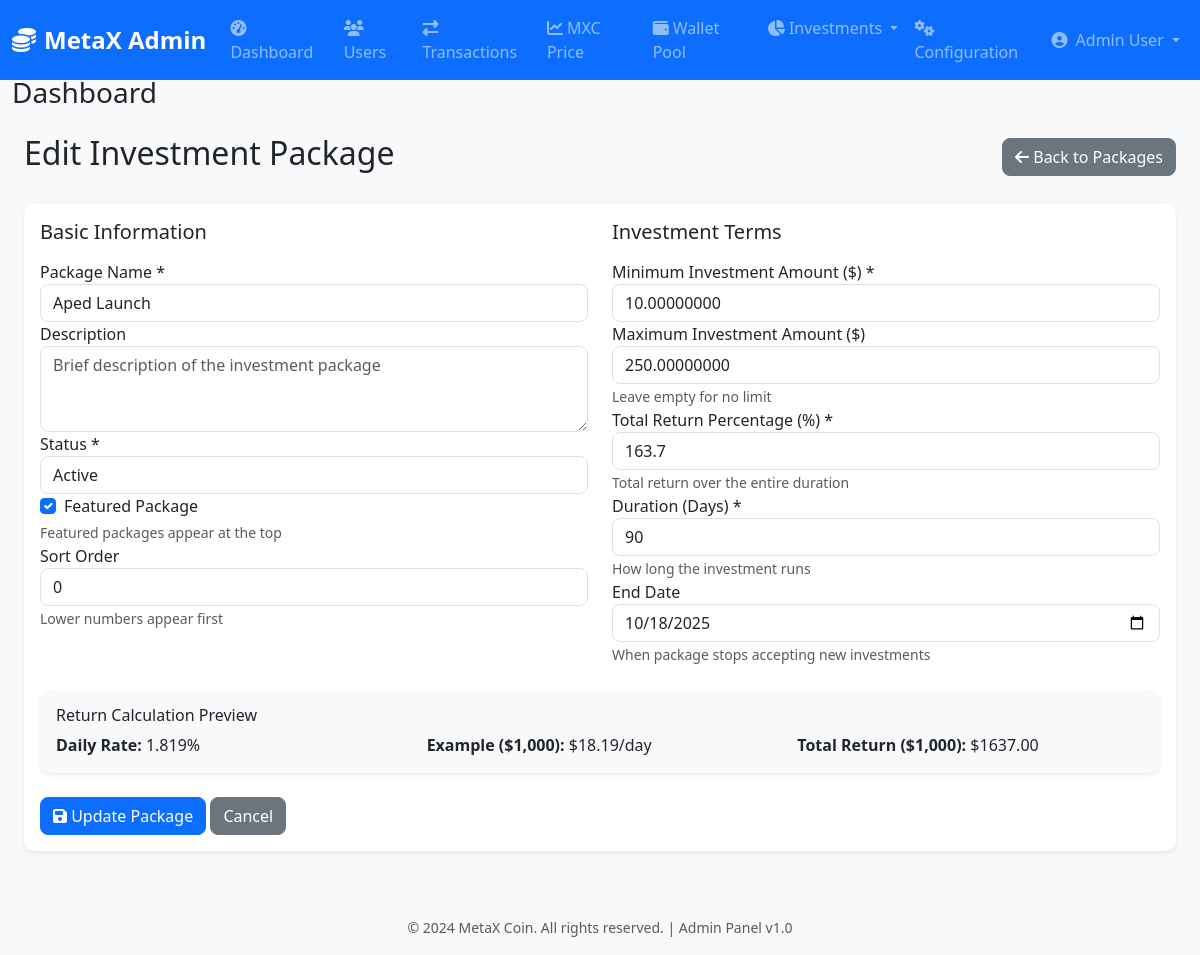
The page /admin/investments/packages/1/edit (signed in) on the database its author committed.
### models/investment.py (models this page shows, shortened)
class InvestmentPackage(db.Model):
    __tablename__ = 'investment_packages'
    id = db.Column(db.Integer, primary_key=True)
    name = db.Column(db.String(100), nullable=False)
    description = db.Column(db.Text)
    min_amount = db.Column(db.Numeric(20, 8), nullable=False)
    max_amount = db.Column(db.Numeric(20, 8))
    total_return_percentage = db.Column(db.Float, nullable=False)  # 25.0 = 25%
    duration_days = db.Column(db.Integer, nullable=False)  # 180 days
    end_date = db.Column(db.Date)     # When package stops accepting investments
    status = db.Column(db.Enum(PackageStatus), default=PackageStatus.ACTIVE, nullable=False)
    is_featured = db.Column(db.Boolean, default=False)
    sort_order = db.Column(db.Integer, default=0)
    created_by = db.Column(db.Integer, db.ForeignKey('users.id'))
    created_at = db.Column(db.DateTime, default=datetime.utcnow, nullable=False)
    updated_at = db.Column(db.DateTime, default=datetime.utcnow, onupdate=datetime.utcnow)
    investments = db.relationship('UserInvestment', backref='package', lazy='dynamic')

### admin/investment_routes.py (the view, shortened to what this page needs)
@admin_investment_bp.route('/packages/<int:package_id>/edit', methods=['GET', 'POST'])
@admin_session_required
def edit_package(package_id):
    package = InvestmentPackage.query.get_or_404(package_id)
    return render_template('admin/edit_package.html', package=package)

### auth/routes.py (called while the page is built)
@auth_bp.before_app_request
def check_if_token_revoked():
    try:
        if request.endpoint and 'auth' in request.endpoint:
            jti = get_jwt().get('jti')
            if jti in blacklisted_tokens:
                return jsonify({'error': 'Token has been revoked'}), 401
    except:
        pass  # No JWT in request

### auth/utils.py (called while the page is built)
def admin_session_required(f):
    @wraps(f)
    def decorated_function(*args, **kwargs):
        from flask import session, redirect, url_for, flash
        if 'admin_user_id' not in session or 'admin_access_token' not in session:
            flash('Please log in to access the admin panel', 'warning')
            return redirect(url_for('admin_web.login'))
        user = User.query.get(session['admin_user_id'])
        if not user or not user.is_admin or not user.is_active:
            session.clear()
            flash('Your session has expired. Please log in again.', 'warning')
            return redirect(url_for('admin_web.login'))
        return f(*args, **kwargs)
    return decorated_function

### templates/admin/edit_package.html (shortened to what this page needs)
{% extends "admin/base.html" %}
{% block content %}
<div class="container-fluid">
    <div class="row">
        <div class="col-12">
            <div class="d-flex justify-content-between align-items-center mb-4">
                <h2>Edit Investment Package</h2>
                <a href="{{ url_for('admin_investment.list_packages') }}" class="btn btn-secondary">
                    <i class="fas fa-arrow-left"></i> Back to Packages
                </a>
            </div>
            <div class="card">
                <div class="card-body">
                    <form method="POST">
                        <div class="row">
                            <div class="col-md-6">
                                <h5 class="mb-3">Basic Information</h5>
                                <div class="form-group">
                                    <label for="name">Package Name *</label>
                                    <input type="text" class="form-control" id="name" name="name" required
                                           value="{{ package.name }}" placeholder="e.g., MXC Launch Package">
                                </div>
                                <div class="form-group">
                                    <label for="description">Description</label>
                                    <textarea class="form-control" id="description" name="description" rows="3"
                                              placeholder="Brief description of the investment package">{{ package.description or '' }}</textarea>
                                </div>
                                <div class="form-group">
                                    <label for="status">Status *</label>
                                    <select class="form-control" id="status" name="status" required>
                                        <option value="active" {% if package.status.value == 'active' %}selected{% endif %}>Active</option>
                                    </select>
                                </div>
                                <div class="form-group">
                                    <div class="form-check">
                                        <input type="checkbox" class="form-check-input" id="is_featured" name="is_featured"
                                               {% if package.is_featured %}checked{% endif %}>
                                        <label class="form-check-label" for="is_featured">
                                            Featured Package
                                        </label>
                                    </div>
                                    <small class="form-text text-muted">Featured packages appear at the top</small>
                                </div>
                                <div class="form-group">
                                    <label for="sort_order">Sort Order</label>
                                    <input type="number" class="form-control" id="sort_order" name="sort_order"
                                           value="{{ package.sort_order }}" min="0" placeholder="0">
                                    <small class="form-text text-muted">Lower numbers appear first</small>
                                </div>
                            </div>
                            <div class="col-md-6">
                                <h5 class="mb-3">Investment Terms</h5>
                                <div class="form-group">
                                    <label for="min_amount">Minimum Investment Amount ($) *</label>
                                    <input type="number" class="form-control" id="min_amount" name="min_amount"
                                           step="0.01" min="1" required value="{{ package.min_amount }}" placeholder="100.00">
                                </div>
                                <div class="form-group">
                                    <label for="max_amount">Maximum Investment Amount ($)</label>
                                    <input type="number" class="form-control" id="max_amount" name="max_amount"
                                           step="0.01" min="1" value="{{ package.max_amount or '' }}" placeholder="10000.00">
                                    <small class="form-text text-muted">Leave empty for no limit</small>
                                </div>
                                <div class="form-group">
                                    <label for="total_return_percentage">Total Return Percentage (%) *</label>
                                    <input type="number" class="form-control" id="total_return_percentage"
                                           name="total_return_percentage" step="0.1" min="0" max="1000" required
                                           value="{{ package.total_return_percentage }}" placeholder="25.0">
                                    <small class="form-text text-muted">Total return over the entire duration</small>
                                </div>
                                <div class="form-group">
                                    <label for="duration_days">Duration (Days) *</label>
                                    <input type="number" class="form-control" id="duration_days" name="duration_days"
                                           min="1" max="3650" required value="{{ package.duration_days }}" placeholder="180">
                                    <small class="form-text text-muted">How long the investment runs</small>
                                </div>
                                <div class="form-group">
                                    <label for="end_date">End Date</label>
                                    <input type="date" class="form-control" id="end_date" name="end_date"
                                           value="{{ package.end_date.strftime('%Y-%m-%d') if package.end_date else '' }}">
                                    <small class="form-text text-muted">When package stops accepting new investments</small>
                                </div>
                            </div>
                        </div>
                        <div class="row mt-4">
                            <div class="col-12">
                                <div class="card bg-light">
                                    <div class="card-body">
                                        <h6>Return Calculation Preview</h6>
                                        <div class="row">
                                            <div class="col-md-4">
                                                <strong>Daily Rate:</strong> <span id="daily_rate">0.000%</span>
                                            </div>
                                            <div class="col-md-4">
                                                <strong>Example ($1,000):</strong> $<span id="example_daily">0.00</span>/day
                                            </div>
                                            <div class="col-md-4">
                                                <strong>Total Return ($1,000):</strong> $<span id="example_total">0.00</span>
                                            </div>
                                        </div>
                                    </div>
                                </div>
                            </div>
                        </div>
                        <div class="form-group mt-4">
                            <button type="submit" class="btn btn-primary">
                                <i class="fas fa-save"></i> Update Package
                            </button>
                            <a href="{{ url_for('admin_investment.list_packages') }}" class="btn btn-secondary ml-2">
                                Cancel
                            </a>
                        </div>
                    </form>
                </div>
            </div>
        </div>
    </div>
</div>
{% endblock %}

### static/css/admin.css (style rules this page uses)
:root { --primary-color: #007bff; --secondary-color: #6c757d; --success-color: #28a745; --danger-color: #dc3545; --warning-color: #ffc107; --info-color: #17a2b8; --light-color: #f8f9fa; --dark-color: #343a40; }
body { background-color: #f8f9fa; font-family: 'Segoe UI', Tahoma, Geneva, Verdana, sans-serif; }
.card { border: none; border-radius: 10px; box-shadow: 0 0.125rem 0.25rem rgba(0, 0, 0, 0.075); transition: all 0.3s ease; }
.btn { border-radius: 8px; font-weight: 500; transition: all 0.3s ease; }
.form-control, .form-select { border-radius: 8px; border: 1px solid #dee2e6; transition: all 0.3s ease; }

### rows shown on the page
InvestmentPackage: name "Aped Launch", status "Active", is_featured "☑", sort_order "0", min_amount "10.00000000", max_amount "250.00000000", total_return_percentage "163.7", duration_days "90", end_date "10/18/2025"

### other values the page prints
{{ session.admin_full_name }} "Admin User"
